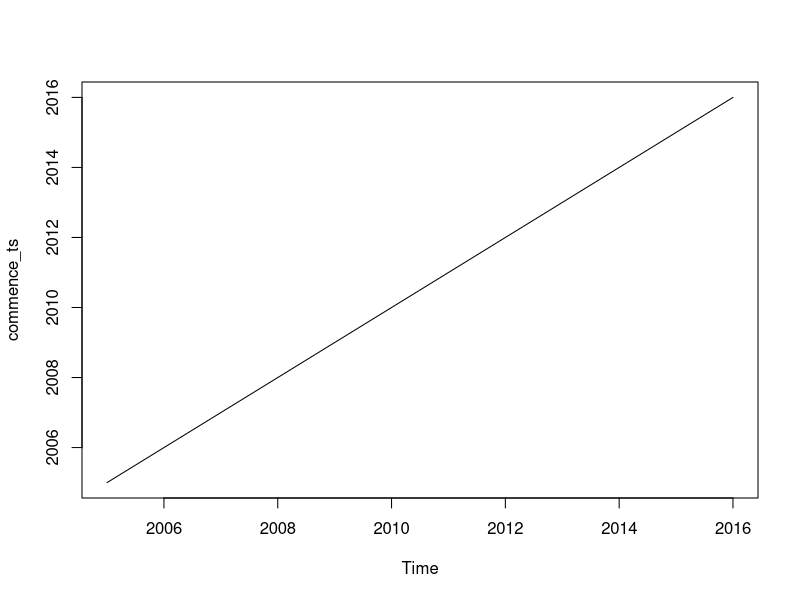
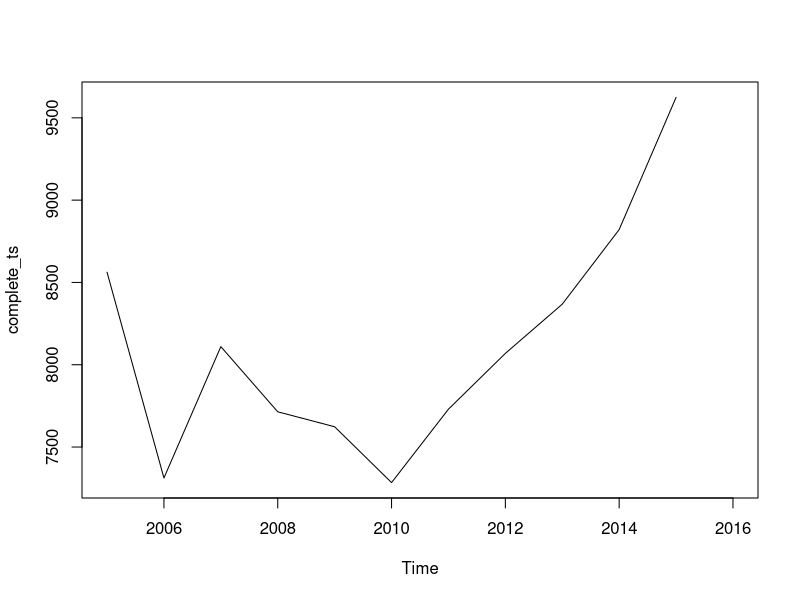
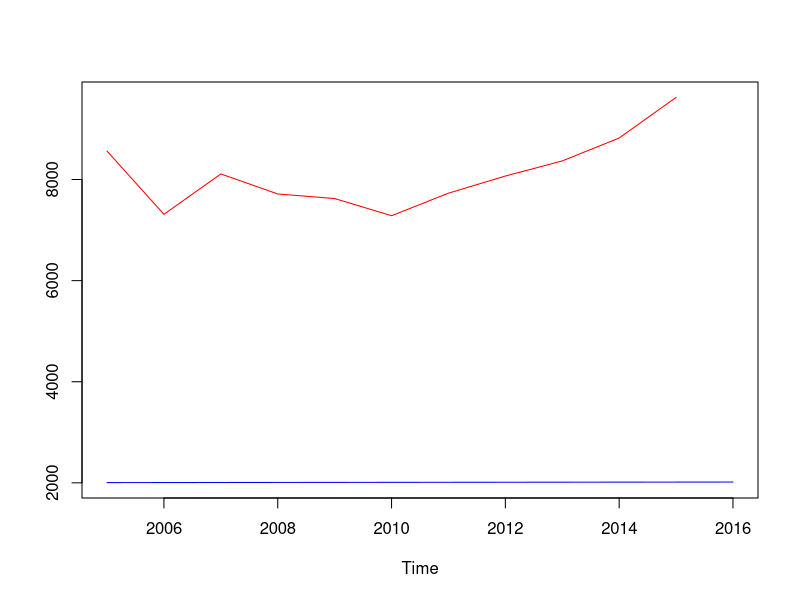
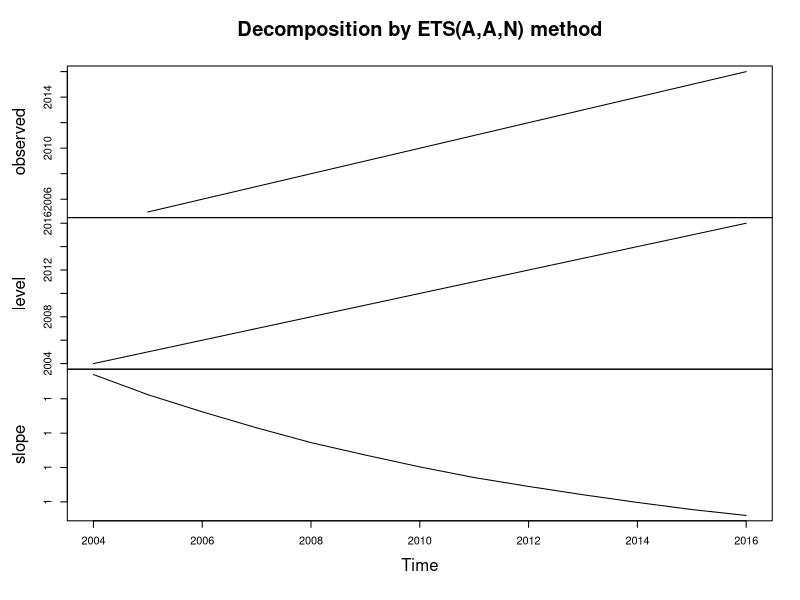
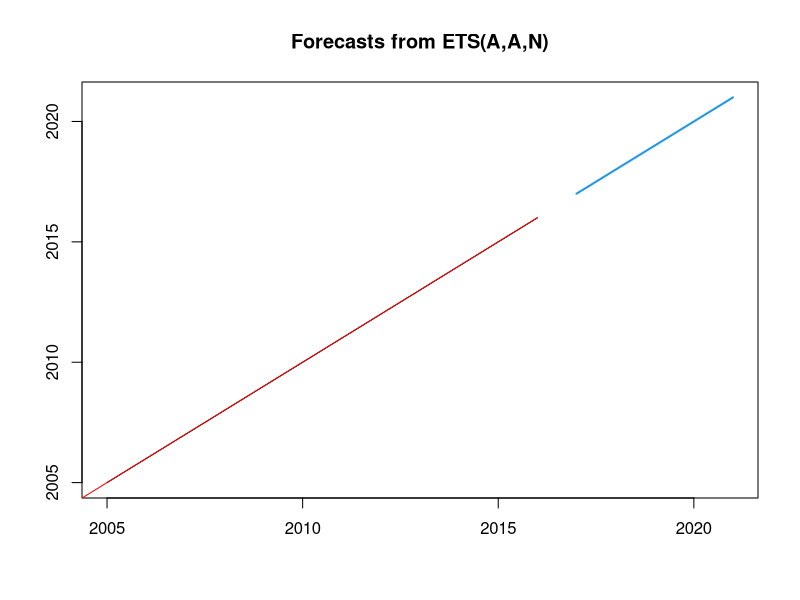
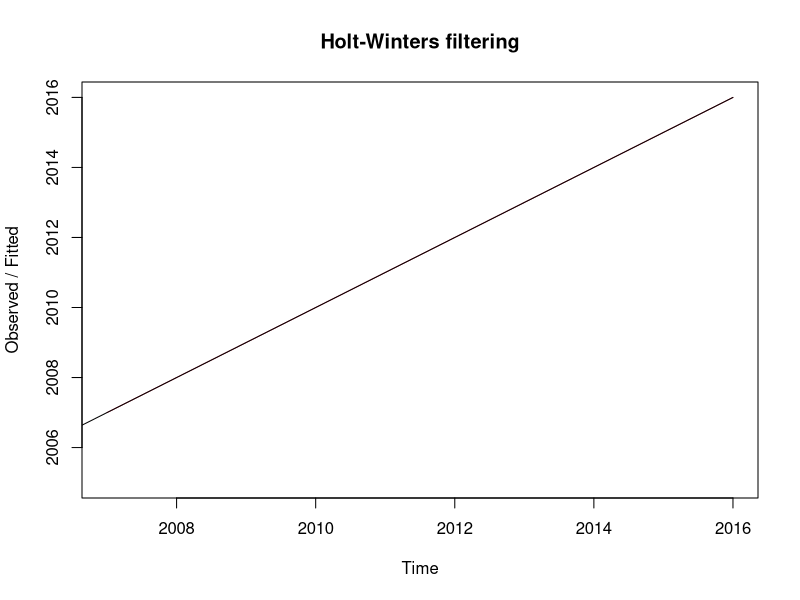

These charts were generated, in order, by the following R code: (Note: this script raises an error after producing the figures.)
library(ggplot2)
library(forecast)
library(rpart)
library(randomForest)


#Initial Trial: data from reported numbers, plus a quick OBIEE query back to 2005... projecting forward 5 years based on 10 year data seems questionable?
###############################################################################
commence_complete <- read.csv('2005_commence_complete.csv', header = TRUE)

commence_ts <- ts(commence_complete[,2], start=2005)
plot (commence_ts)

complete_ts <- ts(commence_complete[,3], start =2005)
plot(complete_ts)

ts.plot(complete_ts,commence_ts, col =c('red','blue'))

################################################################################
#ETS and HoltWinters forecasting methods are the top two refered to for time series predications
#(literature states ets should be more reliable in all situations)
?ets
?HoltWinters
#ets forecast for commencements
commence_fit_ets <- ets(commence_ts)
plot(commence_fit_ets)
commence_pred_ets <- forecast.ets(commence_fit_ets, h=5)
plot(commence_pred_ets)
lines(commence_fit_ets$states[,1],col='red')
#    #hmmm.. this does not look useable... fit inside data looks ok, but it appears to just be be projecting the last point of the fit?
#    #maybe not enough data to model accurately

#HoltWinters forecast for commencements
commence_fit_HW <- HoltWinters(commence_ts, gamma=FALSE)
plot(commence_fit_HW)
commence_pred_HW <- forecast.HoltWinters(commence_fit_HW, h=5)
plot(commence_pred_HW)
commence_pred_HW
#    #This Seems reasonable... but the model appears to diverge significantly from the observations....



#ets forecast for completions
complete_fit_ets <- ets(complete_ts)
plot(complete_fit_ets)
complete_pred_ets <- forecast.ets(complete_fit_ets, h=5)
plot(complete_pred_ets)
lines(complete_fit_ets$states[,1],col='red')
#     #again this does not look useable... but at least the model matches well to the observed......

#HoltWinters forecast completions
complete_fit_HW <- HoltWinters(complete_ts, gamma=FALSE)
plot(complete_fit_HW)
complete_pred_HW <- forecast.HoltWinters(complete_fit_HW, h=5)
plot(complete_pred_HW)
#     #shows a downward trend... highly unlikely given commencements look to be increasing, plus the model was signifcantly divergent. 
#     #maybe not enough data?



###############################################################################
#Start Again, with a bigger data set:
#Read in Data (sourced from OBIEE back to 1990 for completions, 1985 for commencements, due to 3 year lag, maybe can offset to look at trend?)
commence_complete <- read.csv('commence_complete.csv', header =TRUE)
comm_ts <- ts(commence_complete[,2], start=1985)
plot(comm_ts)
comp_ts <- ts(commence_complete[,3], start=1985)
plot(comp_ts)

ts.plot(comp_ts,comm_ts, col =c('red','blue'))

#Try offseting to see trend?...  will just rebuild the completions ts object, starting 3 years earlier
comp_ts_offset <- ts(comp_ts, start=1982)
ts.plot(comp_ts_offset, comm_ts, col=c('red','blue'))
#      #seems to be fairly well correlated, but doesn't really help with the prediction...


###############################################################################
#Lets try ets again
#ETS commencing:
comm_fit_ets <- ets(comm_ts)
plot(comm_fit_ets)
# looks like the model has properly decomposed the overall growth and season variation
comm_pred_ets <- forecast.ets(comm_fit_ets, h=5)
plot(comm_pred_ets)
lines(comm_fit_ets$states[,1],col='red')

comm_pred_ets
#    # this looks useable... red line shows the model fit inside the data, numbers seem reasonable for forward projections


#ETS completions:
comp_fit_ets <- ets(comp_ts)
plot(comp_fit_ets)
comp_pred_ets <- forecast.ets(comp_fit_ets, h=5)
plot(comp_pred_ets)
lines(comp_fit_ets$states[,1],col='red')

comp_pred_ets
#    # again this looks useable.... model has correclty split out the overlying trend, and inferred that the spike and drop in recent 
#    # years was likely annomolous (aligns with 2010ish completions, so maybe due to Melbourne Model changes...)


### Create Data frame based on commencing projections, then use logistic regression to predict completions:
df <- as.data.frame(commence_complete)
df[32,] <- c(2016, 9807,NA)
df[33,] <- c(2017,10035,NA)
df[34,] <- c(2018,10264,NA)
df[35,] <- c(2019,10493,NA)
df[36,] <- c(2020,10721,NA)

comp_fit_rpart <- rpart(Complete ~ Commence, data=df[!is.na(df$Complete),], method='anova')
df$Complete[is.na(df$Complete)] <- predict(comp_fit_rpart, df[is.na(df$Complete), ])
df
ggplot(df,aes (x=Year, y=Complete))+
  geom_line()
#no dice.

### Take 2 with Random Forest
df <- as.data.frame(commence_complete)
df[32,] <- c(2016, 9807,NA)
df[33,] <- c(2017,10035,NA)
df[34,] <- c(2018,10264,NA)
df[35,] <- c(2019,10493,NA)
df[36,] <- c(2020,10721,NA)

comp_fit_rf <- randomForest(Complete ~ Commence, data=df[!is.na(df$Complete),], minsplit=2)
plot(comp_fit_rf)
df$Complete[is.na(df$Complete)] <- predict(comp_fit_rf, df[is.na(df$Complete), ])
df
ggplot(df,aes (x=Year, y=Complete))+
  geom_line()
# no dice

### Take 3 with simple linear model
df <- as.data.frame(commence_complete)
df[32,] <- c(2016, 9807,NA)
df[33,] <- c(2017,10035,NA)
df[34,] <- c(2018,10264,NA)
df[35,] <- c(2019,10493,NA)
df[36,] <- c(2020,10721,NA)
df
comp_fit_lm <- lm(Complete ~ Year + Commence, data=df[!is.na(df$Complete),])
plot(comp_fit_lm)
#30,31, 27 identified as outliers in all models... corresponds to 2014,2015 and 2011

df$Complete[is.na(df$Complete)] <- predict(comp_fit_lm, df[is.na(df$Complete), ])

ggplot(df,aes (x=Year, y=Complete))+
  geom_line()
# well it did something.... lets compare to the ets time series predictions:

df[32:36,c(1,3)]
comp_pred_ets
# looks to be overestimating, but all lie within the ets 80% confidence window... maybe retry with outliers excluded??

### Take 4 with simple linear model - exclude outliers
df <- as.data.frame(commence_complete)
df[32,] <- c(2016, 9807,NA)
df[33,] <- c(2017,10035,NA)
df[34,] <- c(2018,10264,NA)
df[35,] <- c(2019,10493,NA)
df[36,] <- c(2020,10721,NA)
df
comp_fit_lm <- lm(Complete ~ Year + Commence, data=df[c(6:26,28:29),])
plot(comp_fit_lm)

df$Complete[is.na(df$Complete)] <- predict(comp_fit_lm, df[is.na(df$Complete), ])

ggplot(df,aes (x=Year, y=Complete))+
  geom_line()
df[32:36,c(1,3)]
# gah, worse... exluding the outliers appears to just amplify the overall growth.